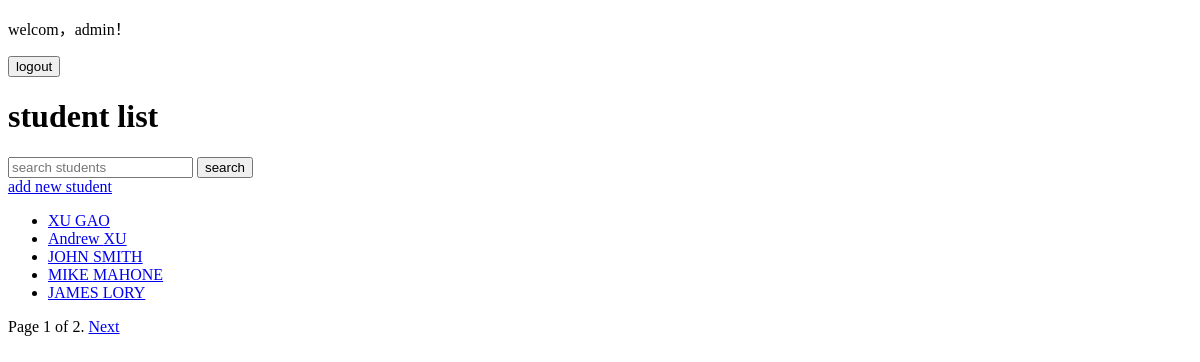
The app's page / (signed in), older data.
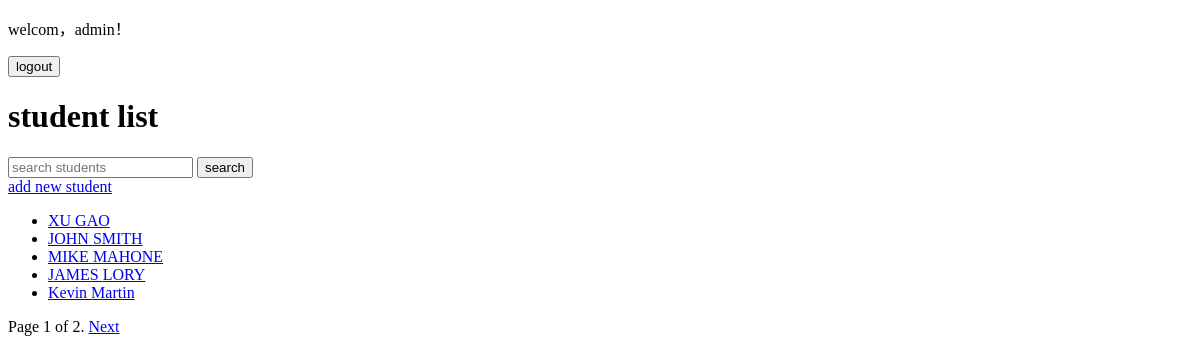
The same page, newer data.
### studentmanage/models.py (models this page shows, shortened)
class Student(models.Model):
    first_name = models.CharField(max_length=80)
    last_name = models.CharField(max_length=80)
    email = models.EmailField(unique=True)
    date_of_birth = models.DateField()
    enrollment_date = models.DateField()
    grade = models.IntegerField()

### studentmanage/views.py (the view)
# urls.py: path('', views.StudentListView.as_view(), name='student_list'),
class StudentListView(ListView):
    model = Student
    template_name = 'studentmanage/student_list.html'
    context_object_name = 'students'
    paginate_by = 5
    def get_queryset(self):
        query = self.request.GET.get('q')
        if query:
            return Student.objects.filter(Q(first_name__icontains=query) | Q(last_name__icontains=query))
        return Student.objects.all()

### studentmanage/templates/studentmanage/student_list.html (shortened to what this page needs)
{% extends 'base.html' %}
{% block content %}
<h1>student list</h1>
<form method="get">
    <input type="text" name="q" placeholder="search students" value="{{ request.GET.q }}">
    <button type="submit">search</button>
</form>
{% if user.is_authenticated %}
    <a href="{% url 'studentmanage:student_add' %}">add new student</a>
    <ul>
        {% for student in students %}
        <li>
            <a href="{% url 'studentmanage:student_detail' student.pk %}">
                {{ student.first_name }} {{ student.last_name }}
            </a>
        </li>
        {% empty %}
        <li>No record found for this student.</li>
        {% endfor %}
    </ul>
    {% if page_obj.has_other_pages %}
    <div class="pagination">
        <span class="page-links">
            <span class="current">
                Page {{ page_obj.number }} of {{ page_obj.paginator.num_pages }}.
            </span>
            {% if page_obj.has_next %}
                <a href="?{% if request.GET.q %}q={{ request.GET.q }}&{% endif %}page={{ page_obj.next_page_number }}">Next</a>
            {% endif %}
        </span>
    </div>
    {% endif %}
{% else %}
    <p>Please <a href="{% url 'login' %}">login</a> to see the student list.</p>
{% endif %}
{% endblock %}

Row changes from the older to the newer data that the page shows:
removed Student: first_name "Andrew", last_name "XU"
now on this page (row unchanged): Student: first_name "Kevin", last_name "Martin"
